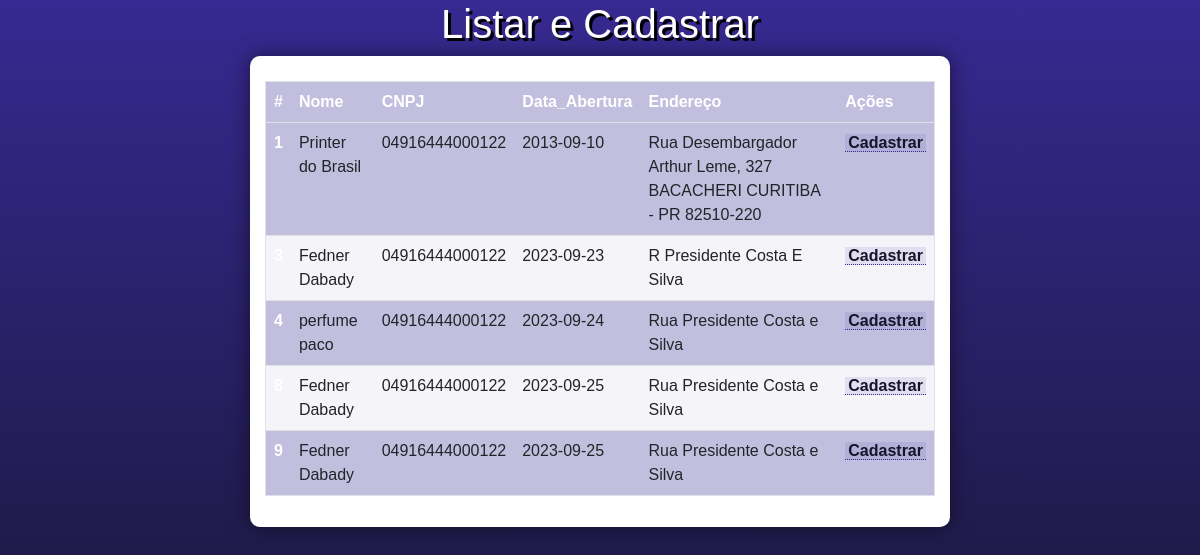
The page / on the database its author committed.
### tables this page shows
CREATE TABLE `empresas` (
  `id` int(11) NOT NULL,
  `nome` varchar(255) NOT NULL,
  `cnpj` varchar(14) NOT NULL,
  `data_abertura` date NOT NULL,
  `endereco` text NOT NULL
);

### app/database/model/Model.php (called while the page is built, shortened)
<?php
abstract class Model{
    protected string $table;
    private function getEntity(){
        $reflect = new ReflectionClass(static::class);
        $class = $reflect->getShortName();
        $entity = "app\\database\\entity\\{$class}Entity";
        return $entity;
    }
    public function all(string $fields = '*')
    {
        try {
            $connection = Connection::getConnection();
            $query = "select {$fields} from {$this->table}";
            $stmt = $connection->query($query);
            return $stmt->fetchAll(PDO::FETCH_CLASS, $this->getEntity());
        } catch (\PDOException $th) {
            var_dump($th->getMessage());
        }
    }
}
?>

### app/database/entity/Entity.php (called while the page is built, shortened)
<?php
abstract class Entity{
    protected array $attributes = [];
    public function __set(string $property, string $value){
        $this->attributes[$property] = $value;
    }
    public function  __get(string $property){
        return $this->attributes[$property];
    }
}
?>

### app/database/entity/EmpresaEntity.php (called while the page is built, shortened)
<?php
class EmpresaEntity extends Entity{
   public function CNPJIsValid()
    {
        return $this->attributes['cnpj'];
     }
}
?>

### public/index.php (the view, shortened to what this page needs)
<?php
$empresa = new Empresa;
$empresas = $empresa->all('id,nome, cnpj,data_abertura, endereco');
?>
<!DOCTYPE html>
<html lang="en">
<head>
    <link rel="stylesheet" href="https://cdn.jsdelivr.net/npm/bootstrap@5.2.3/dist/css/bootstrap.min.css">
    <link rel="stylesheet" href="style.css">
</head>
<body>
    <header>
        <h1>Listar e Cadastrar</h1>
    </header>
    <section>
        <table class="table table-hover">
            <thead>
                <tr>
                    <th scope="col">#</th>
                    <th scope="col">Nome</th>
                    <th scope="col">CNPJ</th>
                    <th scope="col">Data_Abertura</th>
                    <th scope="col">Endereço</th>
                    <th scope="col">Ações</th>
                </tr>
            </thead>
            <tbody>
                <?php foreach ($empresas as $empresa) :  ?>
                    <tr>
                        <th> <?php echo $empresa->id; ?></th>
                        <td><?php echo $empresa->nome; ?></td>
                        <?php if($empresa->CNPJIsValid()) : ?>
                            <td> <?php echo $empresa->cnpj; ?></td>
                        <?php else: ?>
                            CNPJ invalid
                        <?php endif ?>
                        <td> <?php echo $empresa->data_abertura; ?></td>
                        <td> <?php echo $empresa->endereco; ?></td>
                        <td> <a href="cadastrar.php">Cadastrar</a></td>
                    </tr>
                <?php endforeach; ?>
            </tbody>
        </table>
    </section>
</body>
</html>

### public/style.css (style rules this page uses)
* { font-family: Verdana, Geneva, Tahoma, sans-serif; box-sizing: border-box; }
body { background-color: #15142b; background-image: linear-gradient(180deg, #372991, #15142b); background-repeat: no-repeat; background-position: center center; background-size: cover; background-attachment: fixed; display: flex; flex-direction: column; flex-wrap: nowrap; justify-content: center; align-items: center; }
header, main, section, article { max-width: 700px; }
header > h1 { color: white; text-shadow: 3px 3px 0px black; }
main, section, article { background-color: white; padding: 15px; margin-bottom: 20px; border-radius: 10px; box-shadow: 0px 0px 20px rgba(0, 0, 0, 0.502); }
a { color: #15142b; background-color: rgba(55, 41, 145, 0.1); padding: 0 3px; font-weight: 600; text-decoration: none; border-bottom: .5px dotted #372991; }
table { min-width: 400px; border-spacing: 0px; border: 0.5px solid #372991; margin: 10px auto; }
table th { background-color: #372991; color: white; padding: 5px; text-align: left; }
table td { padding: 5px; }
table tr { background-color: rgba(55, 41, 145, 0.05); }
table tr:nth-child(odd) { background-color: rgba(55, 41, 145, 0.3); }

### rows shown on the page
empresas: id "1", nome "Printer do Brasil", cnpj "04916444000122", data_abertura "2013-09-10", endereco "Rua Desembargador Arthur Leme, 327 BACACHERI CURITIBA - PR 82510-220"
empresas: nome "Fedner Dabady", cnpj "04916444000122", data_abertura "2023-09-23", endereco "R Presidente Costa E Silva"
empresas: id "4", nome "perfume paco", cnpj "04916444000122", data_abertura "2023-09-24", endereco "Rua Presidente Costa e Silva"
empresas: nome "Fedner Dabady", cnpj "04916444000122", data_abertura "2023-09-25", endereco "Rua Presidente Costa e Silva"
empresas: id "9", nome "Fedner Dabady", cnpj "04916444000122", data_abertura "2023-09-25", endereco "Rua Presidente Costa e Silva"
